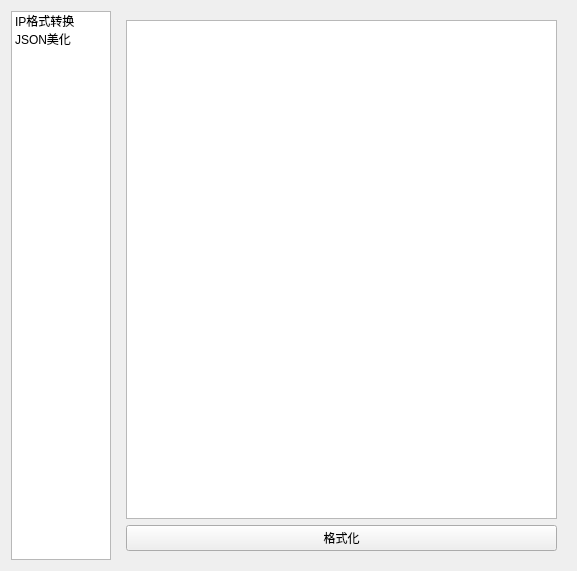
<?xml version="1.0" encoding="UTF-8"?>
<ui version="4.0">
 <class>toolsbox</class>
 <widget class="QDialog" name="toolsbox">
  <property name="geometry">
   <rect>
    <x>0</x>
    <y>0</y>
    <width>577</width>
    <height>571</height>
   </rect>
  </property>
  <property name="windowTitle">
   <string>Dialog</string>
  </property>
  <layout class="QHBoxLayout" name="horizontalLayout">
   <item>
    <widget class="QListWidget" name="function_select">
     <property name="maximumSize">
      <size>
       <width>100</width>
       <height>16777215</height>
      </size>
     </property>
     <item>
      <property name="text">
       <string>IP格式转换</string>
      </property>
     </item>
     <item>
      <property name="text">
       <string>JSON美化</string>
      </property>
     </item>
    </widget>
   </item>
   <item>
    <widget class="QStackedWidget" name="stackedWidget">
     <property name="currentIndex">
      <number>1</number>
     </property>
     <widget class="QWidget" name="page">
      <layout class="QVBoxLayout" name="verticalLayout">
       <item>
        <widget class="QGroupBox" name="groupBox">
         <property name="title">
          <string>字符串IP转整数IP</string>
         </property>
         <layout class="QGridLayout" name="gridLayout">
          <item row="0" column="0">
           <widget class="QLabel" name="label">
            <property name="text">
             <string>字符串IP</string>
            </property>
           </widget>
          </item>
          <item row="0" column="1">
           <widget class="QLineEdit" name="ipconvert_str2num_input"/>
          </item>
          <item row="1" column="0">
           <widget class="QLabel" name="label_2">
            <property name="text">
             <string>整数IP</string>
            </property>
           </widget>
          </item>
          <item row="2" column="1">
           <widget class="QPushButton" name="ipconvert_str2num_run">
            <property name="text">
             <string>转换</string>
            </property>
           </widget>
          </item>
          <item row="1" column="1">
           <widget class="QLineEdit" name="ipconvert_str2num_output">
            <property name="enabled">
             <bool>true</bool>
            </property>
            <property name="readOnly">
             <bool>true</bool>
            </property>
           </widget>
          </item>
          <item row="0" column="2">
           <spacer name="horizontalSpacer">
            <property name="orientation">
             <enum>Qt::Horizontal</enum>
            </property>
            <property name="sizeHint" stdset="0">
             <size>
              <width>40</width>
              <height>20</height>
             </size>
            </property>
           </spacer>
          </item>
         </layout>
        </widget>
       </item>
       <item>
        <widget class="QGroupBox" name="groupBox_2">
         <property name="title">
          <string>整数IP转字符串IP</string>
         </property>
         <layout class="QGridLayout" name="gridLayout_2">
          <item row="0" column="0">
           <widget class="QLabel" name="label_3">
            <property name="text">
             <string>整数IP</string>
            </property>
           </widget>
          </item>
          <item row="1" column="0">
           <widget class="QLabel" name="label_4">
            <property name="text">
             <string>字符串IP</string>
            </property>
           </widget>
          </item>
          <item row="1" column="1">
           <widget class="QLineEdit" name="ipconvert_num2str_output">
            <property name="enabled">
             <bool>true</bool>
            </property>
            <property name="readOnly">
             <bool>true</bool>
            </property>
           </widget>
          </item>
          <item row="2" column="1">
           <widget class="QPushButton" name="ipconvert_num2str_run">
            <property name="text">
             <string>转换</string>
            </property>
           </widget>
          </item>
          <item row="0" column="1">
           <widget class="QLineEdit" name="ipconvert_num2str_input"/>
          </item>
          <item row="0" column="2">
           <spacer name="horizontalSpacer_2">
            <property name="orientation">
             <enum>Qt::Horizontal</enum>
            </property>
            <property name="sizeHint" stdset="0">
             <size>
              <width>40</width>
              <height>20</height>
             </size>
            </property>
           </spacer>
          </item>
         </layout>
        </widget>
       </item>
      </layout>
     </widget>
     <widget class="QWidget" name="page_2">
      <layout class="QVBoxLayout" name="verticalLayout_2">
       <item>
        <widget class="QPlainTextEdit" name="jsonformat_text"/>
       </item>
       <item>
        <widget class="QPushButton" name="jsonformat_run">
         <property name="text">
          <string>格式化</string>
         </property>
        </widget>
       </item>
      </layout>
     </widget>
    </widget>
   </item>
  </layout>
 </widget>
 <resources/>
 <connections>
  <connection>
   <sender>function_select</sender>
   <signal>currentRowChanged(int)</signal>
   <receiver>stackedWidget</receiver>
   <slot>setCurrentIndex(int)</slot>
   <hints>
    <hint type="sourcelabel">
     <x>45</x>
     <y>167</y>
    </hint>
    <hint type="destinationlabel">
     <x>176</x>
     <y>151</y>
    </hint>
   </hints>
  </connection>
 </connections>
</ui>
